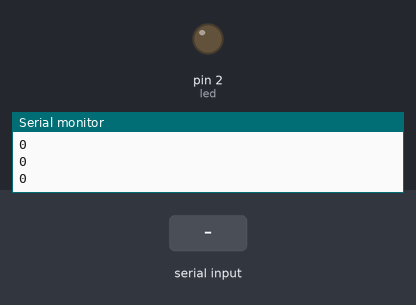
A sketch run on a simulated Arduino Uno, built with avr-gcc and run on an emulated ATmega328P. Parts: output pins drawn as LEDs (lit = HIGH), the last lines printed to the serial monitor. The test bench sets the inputs (shaded band).

Above: at 1.2 s.
1.3 s: "90,45\n" received over Serial
At 2.0 s:
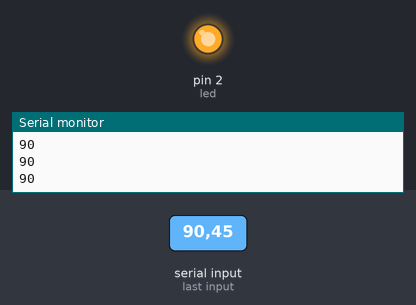
Timing chart, 0 to 4.3 s (numbered marks = the images above; inputs shaded):
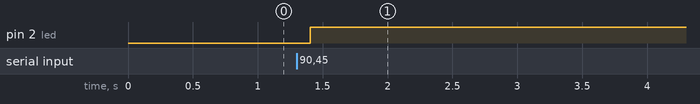

Measured:
- after the input at 1.3 s, pin 2 (led): LOW → HIGH after 0.11 s

The sketch:

Programa_9_Clase_ControlLedEstado.ino
```cpp
int led=2;
int estado;

void setup() {
  pinMode(led,OUTPUT);
  Serial.begin(9600);
  Serial.setTimeout(100);//ms por defecto son 1000
}

void loop() {
  if(Serial.available()>0){
    estado = Serial.readString().toInt();
    digitalWrite(led,estado);
  }
  Serial.println(String(estado));
  delay(10);
}
```
